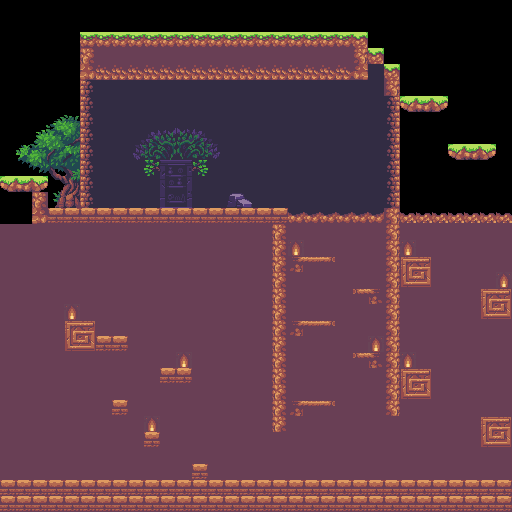

This is a level from a 2D game, rendered from its Tiled map with the project's own tilesets. A one-line summary and the map file follow, with tile-layer data summarised:
An orthogonal 32x32 tile map with 16x16 px tiles, 3 tile layers (backgroundlayer2, backgroundlayer, collisionlayer), 2 tilesets and 11 objects (6x pickUp, spawner).

<map version="1.0" tiledversion="1.1.6" orientation="orthogonal" renderorder="right-down" width="32" height="32" tilewidth="16" tileheight="16" infinite="0" nextobjectid="20">
 <tileset firstgid="1" name="props" tilewidth="16" tileheight="16" tilecount="120" columns="6">
  <image source="props-tileset.png" width="96" height="320" />
 </tileset>
 <tileset firstgid="121" name="landscape-tileset" tilewidth="16" tileheight="16" tilecount="165" columns="15">
  <image source="landscape-tileset.png" width="240" height="176" />
 </tileset>
 <layer name="backgroundlayer2" width="32" height="32">
  <data>[1024 cells, 790 non-empty, 35 distinct tile ids]</data>
 </layer>
 <layer name="backgroundlayer" width="32" height="32">
  <data>[1024 cells, 75 non-empty, 27 distinct tile ids]</data>
 </layer>
 <objectgroup name="ObjectLayer">
  <object id="2" name="playerSpawn" type="spawner" x="24.6667" y="163.333">
   <point />
  </object>
  <object id="9" name="jewel" type="pickUp" gid="170" x="79" y="319" width="16" height="16" />
  <object id="10" name="jewel" type="pickUp" gid="170" x="190" y="465" width="16" height="16" />
  <object id="11" gid="170" x="107" y="23" width="16" height="16" />
  <object id="12" gid="170" x="414" y="369" width="16" height="16" />
  <object id="13" name="jewel" type="pickUp" gid="170" x="478" y="289" width="16" height="16" />
  <object id="14" name="jewel" type="pickUp" gid="170" x="412" y="257" width="16" height="16" />
  <object id="16" name="jewel" type="pickUp" gid="170" x="109" y="18" width="16" height="16" />
  <object id="17" gid="170" x="81" y="316" width="16" height="16" />
  <object id="18" gid="170" x="193" y="463" width="16" height="16" />
  <object id="19" name="jewel" type="pickUp" gid="170" x="415" y="363" width="16" height="16" />
 </objectgroup>
 <layer name="collisionlayer" width="32" height="32">
  <data>[1024 cells, 175 non-empty, 18 distinct tile ids]</data>
 </layer>
</map>
